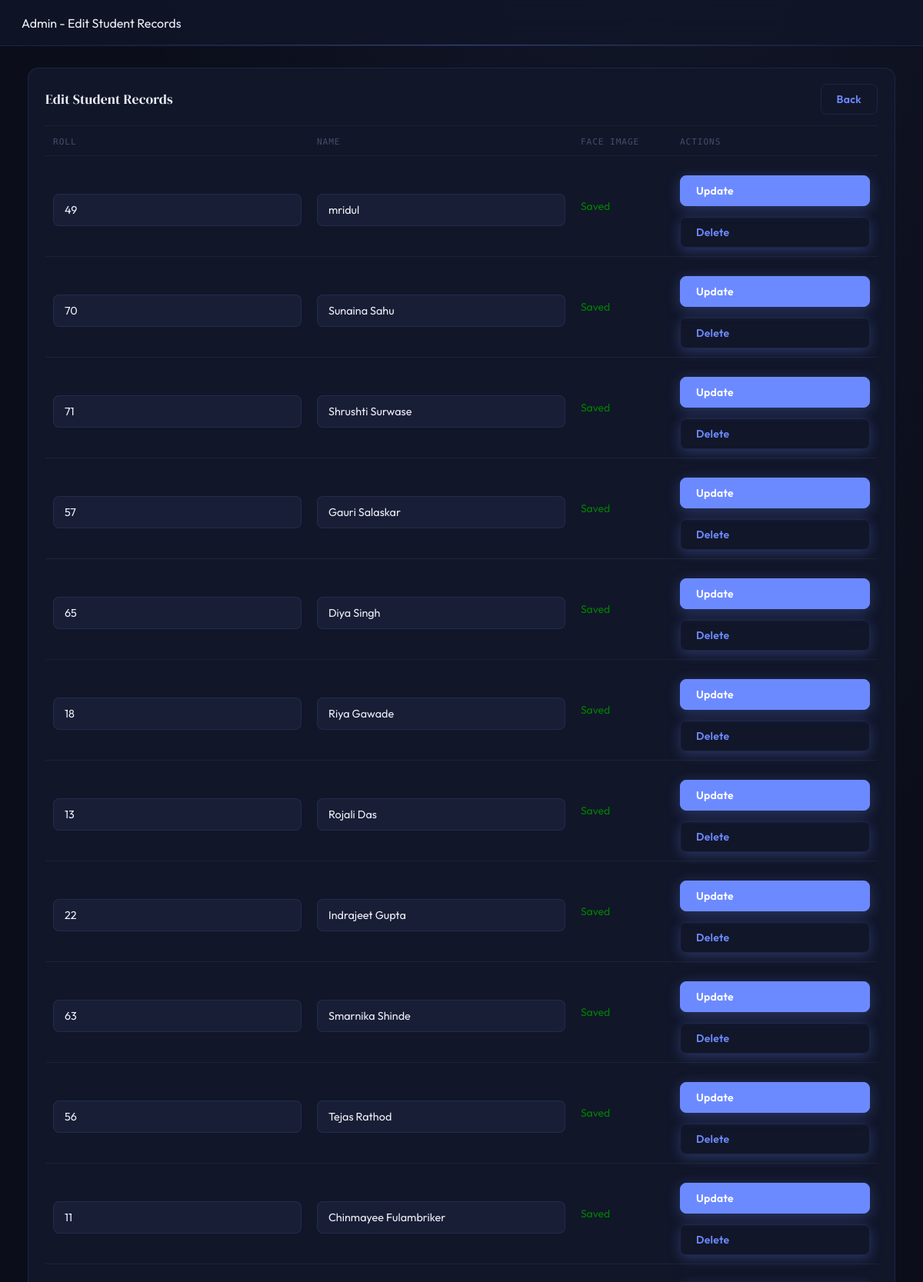
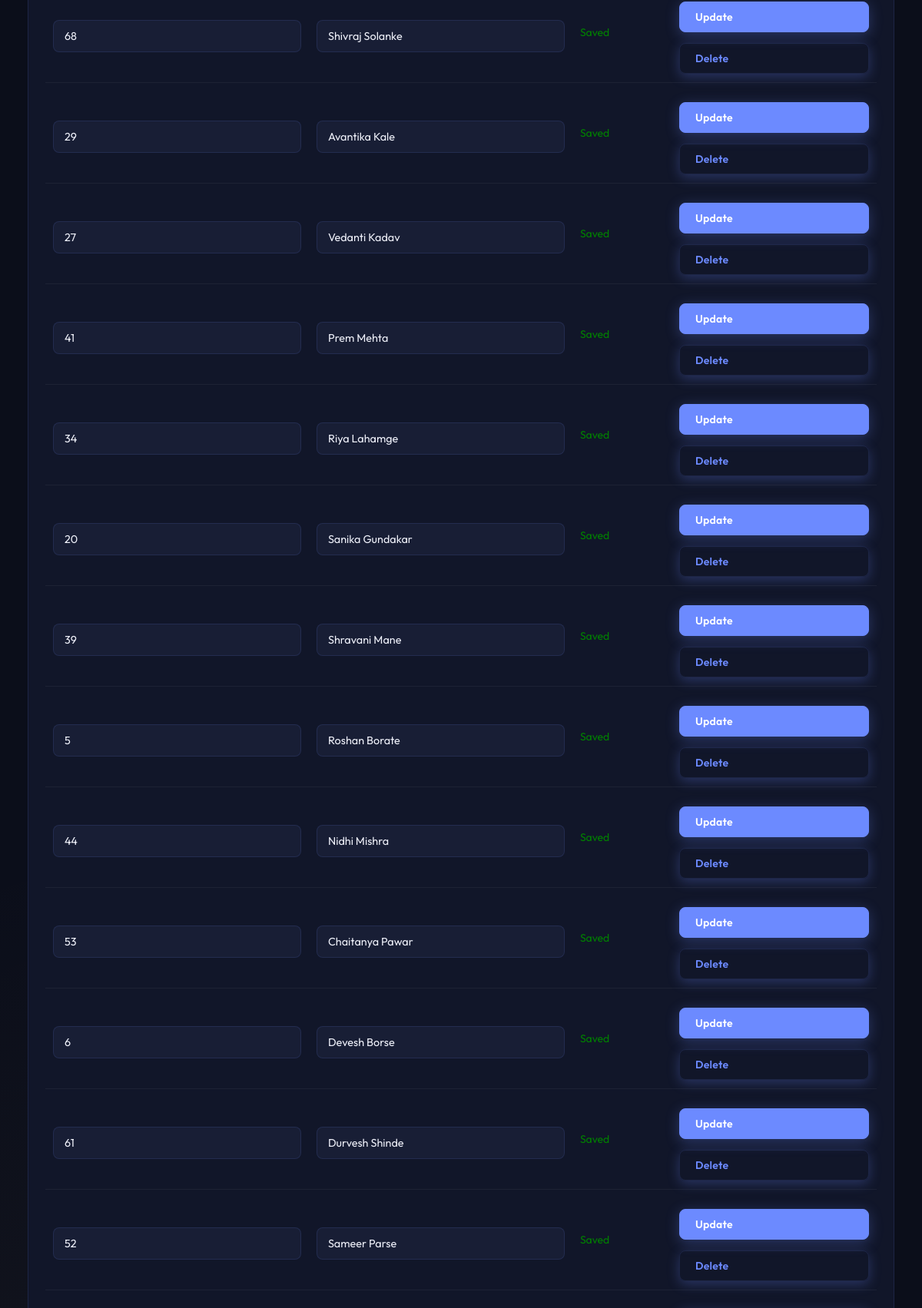
Page /edit_students (signed in, upper part) on the committed database (2 pictures, top to bottom).
### tables this page shows
CREATE TABLE students(
        id INTEGER PRIMARY KEY AUTOINCREMENT,
        name TEXT,
        roll TEXT,
        image TEXT,
        user_id INTEGER
    );

### app/routes/dashboard_routes.py (the view, shortened to what this page needs)
@dashboard_bp.route('/edit_students', methods=['GET', 'POST'])
def edit_students():
    if session.get('role') != 'admin':
        return redirect('/dashboard')
    conn = get_connection()
    c = conn.cursor()
    msg = None
    rows = c.execute('SELECT id, name, roll, image FROM students ORDER BY id').fetchall()
    conn.commit()
    conn.close()
    return render_template('edit_students.html', rows=rows, msg=msg)

### app/models/db.py (called while the page is built)
def get_connection():
    return sqlite3.connect(DB)

### app/templates/edit_students.html (shortened to what this page needs)
<!DOCTYPE html>
<html>
<head>
    <link rel="stylesheet" href="{{ url_for('static', filename='css/style.css') }}">
</head>
<body>
<div class="navbar">Admin - Edit Student Records</div>
<div class="container">
    <div class="card">
        <div class="card-header" style="display:flex; justify-content:space-between; align-items:center;">
            <h3>Edit Student Records</h3>
            <a href="/dashboard" class="btn btn-outline">Back</a>
        </div>
        <table class="table">
            <thead>
                <tr><th>Roll</th><th>Name</th><th>Face Image</th><th>Actions</th></tr>
            </thead>
            <tbody>
                {% for id, name, roll, image in rows %}
                <tr>
                    <form method="POST" style="display:contents;">
                        <td><input name="roll" value="{{ roll }}" required></td>
                        <td><input name="name" value="{{ name }}" required></td>
                        <td>{% if image %}<span style="color:green;">Saved</span>{% else %}<span style="color:#b33;">Missing</span>{% endif %}</td>
                        <td>
                            <button name="action" value="update" class="btn btn-primary">Update</button>
                            <button name="action" value="delete" class="btn btn-outline" onclick="return confirm('Delete student permanently?');">Delete</button>
                        </td>
                    </form>
                </tr>
                {% endfor %}
            </tbody>
        </table>
    </div>
</div>
</body>
</html>

### app/static/css/style.css (style rules this page uses)
:root { --bg-base: #0b0e1a; --bg-surface: #111629; --bg-elevated: #181e35; --bg-hover: #1e2640; --accent: #6c8aff; --accent-dim: rgba(108, 138, 255, 0.12); --accent-glow: rgba(108, 138, 255, 0.25); --gold: #e8c87a; --gold-dim: rgba(232, 200, 122, 0.10); --text-primary: #eef0f9; --text-secondary: #7b84a8; --text-muted: #454d6a; --border: rgba(108, 138, 255, 0.13); --border-subtle: rgba(255,255,255,0.05); --success: #4ade80; --error: #f87171; --radius: 14px; --radius-sm: 8px; }
*, *::before, *::after { box-sizing: border-box; }
body { margin: 0; font-family: 'Outfit', sans-serif; background: var(--bg-base); color: var(--text-primary); min-height: 100vh; background-image: radial-gradient(ellipse 80% 60% at 70% -10%, rgba(108,138,255,0.07) 0%, transparent 70%), radial-gradient(ellipse 50% 40% at 5% 90%, rgba(232,200,122,0.04) 0%, transparent 60%); }
.navbar { background: rgba(17, 22, 41, 0.85); backdrop-filter: blur(18px); -webkit-backdrop-filter: blur(18px); border-bottom: 1px solid var(--border); padding: 0 28px; height: 60px; display: flex; align-items: center; justify-content: space-between; position: sticky; top: 0; z-index: 100; }
.navbar::after { content: ''; position: absolute; bottom: 0; left: 28px; right: 28px; height: 1px; background: linear-gradient(90deg, transparent, var(--accent), transparent); opacity: 0.4; }
.container { width: min(1140px, 94%); margin: 28px auto; }
.btn { text-decoration: none; border-radius: var(--radius-sm); padding: 10px 20px; font-family: 'Outfit', sans-serif; font-weight: 600; font-size: 0.875rem; border: 1px solid transparent; display: inline-flex; align-items: center; gap: 7px; cursor: pointer; transition: all 0.2s ease; letter-spacing: 0.02em; white-space: nowrap; }
.btn-primary { background: var(--accent); color: #fff; border-color: var(--accent); box-shadow: 0 4px 18px rgba(108, 138, 255, 0.3); }
.btn-outline { background: transparent; color: var(--accent); border-color: var(--border); }
button { padding: 11px 16px; border: none; background: var(--accent); color: #fff; border-radius: var(--radius-sm); cursor: pointer; margin-top: 14px; width: 100%; font-family: 'Outfit', sans-serif; font-weight: 600; font-size: 0.9rem; letter-spacing: 0.03em; box-shadow: 0 4px 16px rgba(108, 138, 255, 0.28); transition: all 0.2s ease; }
.card { background: var(--bg-surface); border: 1px solid var(--border); padding: 20px 22px; margin-top: 14px; border-radius: var(--radius); position: relative; overflow: hidden; }
.card-header { display: flex; justify-content: space-between; align-items: center; margin-bottom: 14px; padding-bottom: 14px; border-bottom: 1px solid var(--border-subtle); }
.card-header h3 { margin: 0; font-family: 'DM Serif Display', serif; font-weight: 400; font-size: 1.1rem; color: var(--text-primary); letter-spacing: 0.01em; }
.recent-table, .table { width: 100%; border-collapse: collapse; margin-top: 6px; }
.recent-table th, .recent-table td, .table th, .table td { text-align: left; padding: 11px 10px; border-bottom: 1px solid var(--border-subtle); font-size: 0.875rem; }
.recent-table th, .table th { color: var(--text-muted); font-size: 0.7rem; text-transform: uppercase; letter-spacing: 0.08em; font-family: 'DM Mono', monospace; font-weight: 500; background: transparent; padding-top: 0; }
.recent-table tbody tr, .table tbody tr { transition: background 0.15s; }
input, select { width: 100%; padding: 11px 14px; margin-top: 10px; background: var(--bg-elevated); border: 1px solid var(--border); border-radius: var(--radius-sm); color: var(--text-primary); font-family: 'Outfit', sans-serif; font-size: 0.9rem; box-sizing: border-box; transition: border-color 0.2s, box-shadow 0.2s; outline: none; }
input::placeholder { color: var(--text-muted); }

### rows in the picture
students: roll "49", name "mridul", shows "Saved"
students: roll "70", name "Sunaina Sahu", shows "Saved"
students: roll "71", name "Shrushti Surwase", shows "Saved"
students: roll "57", name "Gauri Salaskar", shows "Saved"
students: roll "65", name "Diya Singh", shows "Saved"
students: roll "18", name "Riya Gawade", shows "Saved"
students: roll "13", name "Rojali Das", shows "Saved"
students: roll "22", name "Indrajeet Gupta", shows "Saved"
students: roll "63", name "Smarnika Shinde", shows "Saved"
students: roll "56", name "Tejas Rathod", shows "Saved"
students: roll "11", name "Chinmayee Fulambriker", shows "Saved"
students: roll "68", name "Shivraj Solanke", shows "Saved"
students: roll "29", name "Avantika Kale", shows "Saved"
students: roll "27", name "Vedanti Kadav", shows "Saved"
students: roll "41", name "Prem Mehta", shows "Saved"
students: roll "34", name "Riya Lahamge", shows "Saved"
students: roll "20", name "Sanika Gundakar", shows "Saved"
students: roll "39", name "Shravani Mane", shows "Saved"
students: roll "5", name "Roshan Borate", shows "Saved"
students: roll "44", name "Nidhi Mishra", shows "Saved"
students: roll "53", name "Chaitanya Pawar", shows "Saved"
students: roll "6", name "Devesh Borse", shows "Saved"
students: roll "61", name "Durvesh Shinde", shows "Saved"
students: roll "52", name "Sameer Parse", shows "Saved"
